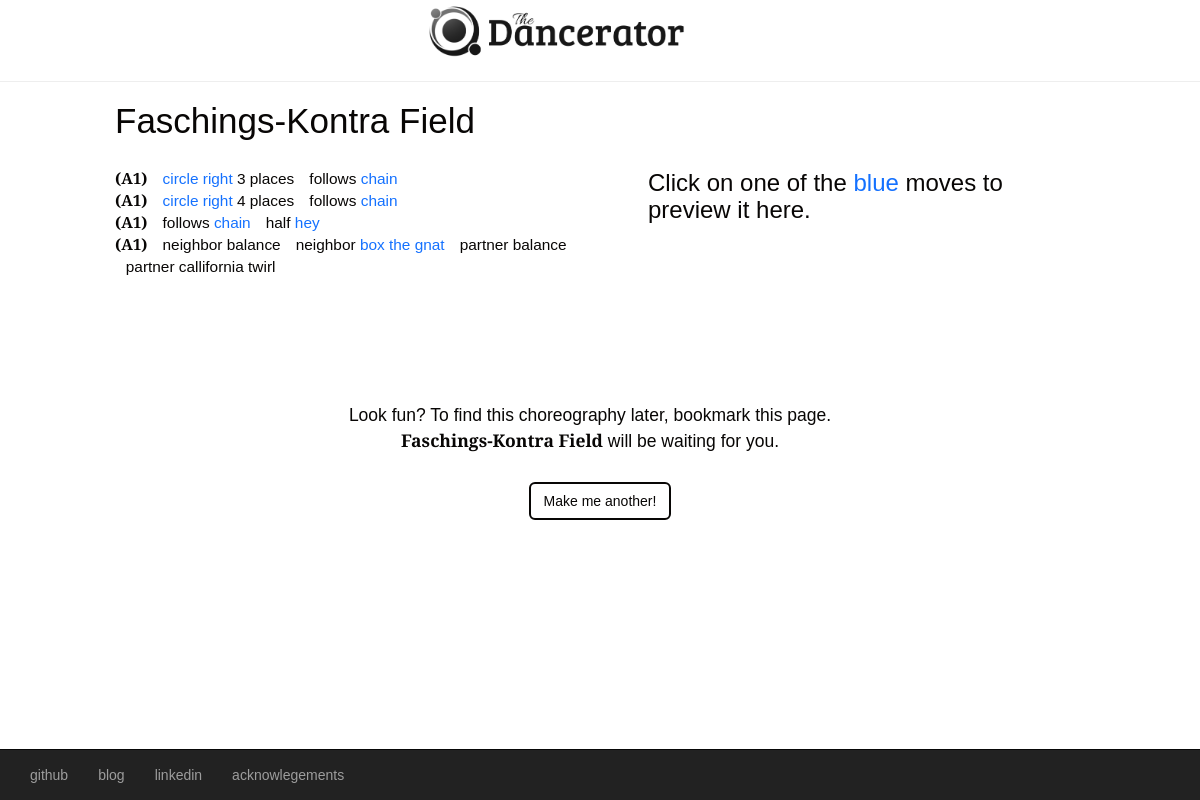
The app's page /dance/430 with its own data.
### model.py (models this page shows, shortened)
class Creation(db.Model):
    __tablename__ = "creations"
    dance_id = db.Column(db.Integer, autoincrement=True, primary_key=True)
    dance_name = db.Column(db.String(48))
    choreo = db.Column(db.String(256))
    progression = db.Column(db.String(24))

class Move(db.Model):
    __tablename__ = "moves"
    move_code = db.Column(db.String(12), primary_key=True)
    type_code = db.Column(db.String(24), db.ForeignKey('types.type_code'))
    move_name = db.Column(db.String(64), nullable=False)
    beats = db.Column(db.Integer, nullable=False)
    follows_move = db.Column(db.Integer, nullable=False)
    leads_move = db.Column(db.Integer, nullable=False)
    same_side = db.Column(db.Integer, nullable=True)
    type_ = db.relationship('Type_', backref=db.backref('moves'))

### server.py (the view)
@app.route('/dance/<int:dance_id>')
def display(dance_id):
    creation = db.session.query(Creation).get(dance_id)
    title = creation.dance_name
    pre_trans = creation.choreo
    pre_trans = pre_trans.split(",")
    dance = simple_trans(dance=pre_trans)
    return render_template("dance.html", dance=dance, title=title)

### algorithm.py (called while the page is built)
def pull_move_codes():
    all_codes = db.session.query(Move.move_code).all()
    return all_codes

def make_moves():
    all_moves = pull_move_codes()
    move_dict = {}
    for code in all_moves:
        move_code = code[0]
        move_dict[move_code] = MoveObj(move_code)
    return move_dict

    def get_attributes(self):
        self.type_code, self.beats, self.name = db.session.query(Move.type_code, Move.beats, Move.move_name).filter(Move.move_code == self.move_code).one()
        self.move_lead, self.move_follow, self.same_side = db.session.query(Move.leads_move, Move.follows_move, Move.same_side).filter(Move.move_code == self.move_code).one()
        self.min, self.max = db.session.query(Type_.min_repeats, Type_.max_repeats).filter(Type_.type_code == self.type_code).one()
        self.orphanable = self.orphanable()
        self.values = self.get_values()

    def get_values(self):
        values = db.session.query(Chain.value).filter(Chain.key_ == self.move_code).all()
        values_list = []
        for value in values:
            values_list.append(value[0])
        return values_list

    def orphanable(self):
        return self.min != 0

### templates/dance.html (shortened to what this page needs)
{% extends 'base.html' %}
{% block content %}
  <div class="container-fluid">
    <div class="row">
      <div class="col-xs-12 col-md-5 col-md-offset-1">
        <h2>{{ title }}</h2>
        <ol id="choreo">
        {% set tags = ["A1", "A2", "B1", "B2"] %}
        {% set i = 0 %}
        {% for phrase in dance %}
            <li>
              <span class="tags">({{ tags[i] }})</span>
                {% for move in phrase %}
                  <span class="moves">
                    {{ move }}
                  </span>
                {% endfor %}
            </li>
            {% set i = i + 1 %}
        {% endfor %}
        </ol>
      </div>
      <div class="col-xs-12 col-md-5" id="video">
        <div id="clips">
          <h3 id="tip">Click on one of the <span id="blue">blue</span> moves to preview it here.</h3>
          <img id="clear" src="../static/clear.png">
        </div>
      </div>
    </div>
    <div class="row">
      <div class="col-xs-10 col-md-6 col-xs-offset-1 col-md-offset-3" id="bottom-text">
        <p id="save">Look fun?  To find this choreography later, bookmark this page.  <span id="fun-title">{{ title }}</span> will be waiting for you.</p>
        <button type="button" class="btn" onclick="location.href='/new';" id="make-again">Make me another!</button>
      </div>
    </div>
{% endblock %}

### static/style.css (style rules this page uses)
body { font-family: 'Merriweather Sans', sans-serif; background-color: transparent; color: #080605; }
h2 { font-size: 250%; padding-bottom: .5em; margin-top: 0; }
ol { margin-left:0; padding-left: 0; }
ol > li { list-style:none; font-size: 110%; }
.tags { font-weight: bold; }
.moves { padding-left: .7em; font-size: 100%; }
#video { padding: 0px; }
#clear { z-index: -1; width: 100%; height: auto; }
#tip { z-index: 1; position: absolute; padding: 2em; }
#blue { color: #1471FF; }
#fun-title { font-weight: bold; }
#bottom-text { text-align: center; }
#save { padding: 20px 20px 20px 0px; font-size: 1.25em; }
#make-again { background-color: transparent; outline-width: 2px; outline-style: solid; margin-bottom: 4em; }

### records on screen
Creation: dance_name "Faschings-Kontra Field"
Move: move_name "follows"
Move: move_name "half"
Move: move_name "neighbor balance"
Move: move_name "neighbor"
Move: move_name "partner balance"
Move: move_name "partner callifornia twirl"

### other values on screen
{{ tags[i] }} "A1" "A1" "A1" "A1"
